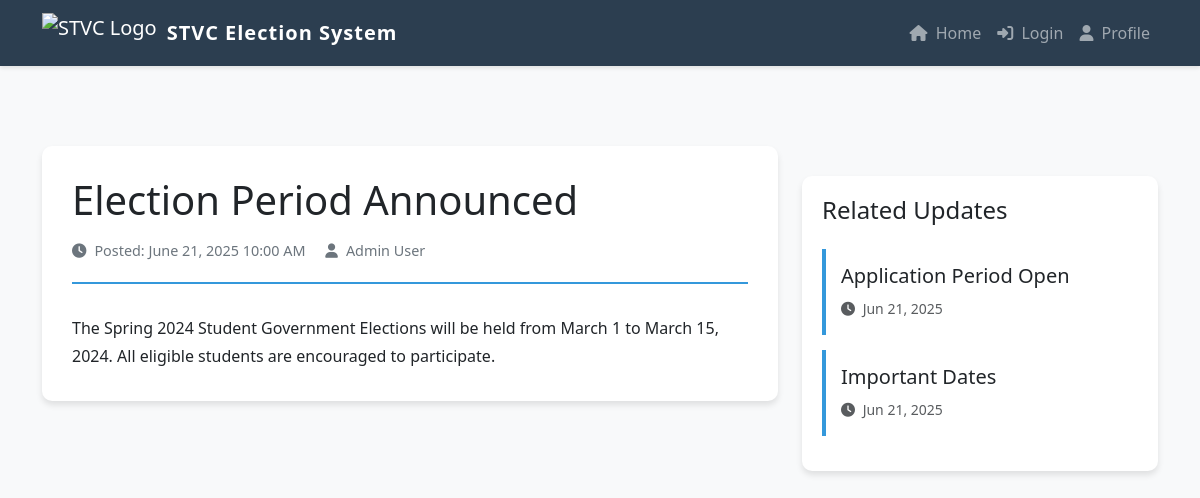
Page /updates.php?id=1 on the committed database.
### tables this page shows
CREATE TABLE IF NOT EXISTS updates (
    id INT PRIMARY KEY AUTO_INCREMENT,
    title VARCHAR(255) NOT NULL,
    content TEXT NOT NULL,
    image VARCHAR(255),
    author VARCHAR(100),
    additional_info TEXT,
    status ENUM('draft', 'published', 'archived') DEFAULT 'published',
    created_at TIMESTAMP DEFAULT CURRENT_TIMESTAMP,
    updated_at TIMESTAMP DEFAULT CURRENT_TIMESTAMP ON UPDATE CURRENT_TIMESTAMP
);

### updates.php (the view, shortened to what this page needs)
<?php
require_once 'config/database.php';
$update_id = isset($_GET['id']) ? (int)$_GET['id'] : 0;
$stmt = $conn->prepare("SELECT * FROM updates WHERE id = ?");
$stmt->bind_param("i", $update_id);
$stmt->execute();
$result = $stmt->get_result();
$update = $result->fetch_assoc();
?>
<!DOCTYPE html>
<html lang="en">
<head>
    <link href="https://cdn.jsdelivr.net/npm/bootstrap@5.3.0/dist/css/bootstrap.min.css" rel="stylesheet">
    <link rel="stylesheet" href="https://cdnjs.cloudflare.com/ajax/libs/font-awesome/6.4.0/css/all.min.css">
</head>
<body>
    <nav class="navbar navbar-expand-lg navbar-dark sticky-top">
        <div class="container">
            <a class="navbar-brand d-flex align-items-center" href="index.php">
                <img src="uploads/gallery/STVC logo.jpg" alt="STVC Logo" style="height:40px;width:auto;margin-right:10px;">
                <span class="fw-bold" style="color:white;letter-spacing:1px;">STVC Election System</span>
            </a>
            <div class="collapse navbar-collapse" id="navbarNav">
                <ul class="navbar-nav ms-auto">
                    <li class="nav-item">
                        <a class="nav-link" href="index.php"><i class="fas fa-home me-1"></i> Home</a>
                    </li>
                    <?php if (isset($user) && $user): ?>
                        <li class="nav-item">
                            <a class="nav-link" href="dashboard.php"><i class="fas fa-tachometer-alt me-1"></i> Dashboard</a>
                        </li>
                    <?php else: ?>
                        <li class="nav-item">
                            <a class="nav-link" href="login.php"><i class="fas fa-sign-in-alt me-1"></i> Login</a>
                        </li>
                    <?php endif; ?>
                    <?php if (isset($user) && $user): ?>
                    <li class="nav-item dropdown">
                        <a class="nav-link dropdown-toggle" href="#" id="navbarDropdown" role="button" data-bs-toggle="dropdown">
                            <img src="<?php echo $profile_pic_path; ?>" alt="Profile" style="width:36px;height:36px;border-radius:50%;object-fit:cover;margin-right:8px;vertical-align:middle;">
                            <?php echo htmlspecialchars($user['first_name'] . ' ' . $user['last_name']); ?>
                        </a>
                        <ul class="dropdown-menu" aria-labelledby="navbarDropdown">
                            <li><a class="dropdown-item" href="logout.php">Logout</a></li>
                        </ul>
                    </li>
                    <?php else: ?>
                    <li class="nav-item">
                        <a class="nav-link" href="login.php"><i class="fas fa-user me-1"></i> Profile</a>
                    </li>
                    <?php endif; ?>
                </ul>
            </div>
        </div>
    </nav>
    <section class="update-section">
        <div class="container">
            <div class="row">
                <div class="col-lg-8">
                    <div class="update-card">
                        <div class="update-header">
                            <h1 class="mb-3"><?php echo htmlspecialchars($update['title']); ?></h1>
                            <div class="update-meta">
                                <i class="fas fa-clock me-2"></i>Posted: <?php echo date('F j, Y g:i A', strtotime($update['created_at'])); ?>
                                <?php if ($update['author']): ?>
                                    <span class="ms-3"><i class="fas fa-user me-2"></i><?php echo htmlspecialchars($update['author']); ?></span>
                                <?php endif; ?>
                            </div>
                        </div>
                        <div class="update-content">
                            <?php echo nl2br(htmlspecialchars($update['content'])); ?>
                        </div>
                    </div>
                </div>
                <div class="col-lg-4">
                    <div class="related-updates">
                        <h4 class="mb-4">Related Updates</h4>
                        <?php
                        $stmt = $conn->prepare("SELECT id, title, created_at FROM updates WHERE id != ? ORDER BY created_at DESC LIMIT 3");
                        $stmt->bind_param("i", $update_id);
                        $stmt->execute();
                        $related_updates = $stmt->get_result()->fetch_all(MYSQLI_ASSOC);
                        foreach ($related_updates as $related):
                        ?>
                            <div class="related-update-card">
                                <h5 class="mb-2">
                                    <a href="updates.php?id=<?php echo $related['id']; ?>" class="text-decoration-none text-dark">
                                        <?php echo htmlspecialchars($related['title']); ?>
                                    </a>
                                </h5>
                                <small class="text-muted">
                                    <i class="fas fa-clock me-1"></i>
                                    <?php echo date('M d, Y', strtotime($related['created_at'])); ?>
                                </small>
                            </div>
                        <?php endforeach; ?>
                    </div>
                </div>
            </div>
        </div>
    </section>
</body>
</html>

### updates.php (style rules this page uses)
:root { --primary-color: #2c3e50; --secondary-color: #3498db; --accent-color: #e74c3c; }
body { font-family: 'Segoe UI', Tahoma, Geneva, Verdana, sans-serif; background-color: #f8f9fa; }
.navbar { background-color: var(--primary-color); box-shadow: 0 2px 4px rgba(0,0,0,0.1); }
.update-section { padding: 80px 0; }
.update-card { background: white; border-radius: 10px; box-shadow: 0 4px 6px rgba(0,0,0,0.1); padding: 30px; }
.update-header { border-bottom: 2px solid var(--secondary-color); padding-bottom: 20px; margin-bottom: 30px; }
.update-meta { color: #6c757d; font-size: 0.9rem; }
.update-content { line-height: 1.8; }
.related-updates { background: white; border-radius: 10px; box-shadow: 0 4px 6px rgba(0,0,0,0.1); padding: 20px; margin-top: 30px; }
.related-update-card { border-left: 4px solid var(--secondary-color); padding: 15px; margin-bottom: 15px; transition: transform 0.3s ease; }

### rows in the picture
updates: title "Election Period Announced", created_at "June 21, 2025 10:00 AM", author "Admin User", content "The Spring 2024 Student Government Elections will be held from March 1 to March 15, 2024. All eligible students are encouraged to participate."
updates: title "Application Period Open", created_at "Jun 21, 2025"
updates: title "Important Dates", created_at "Jun 21, 2025"
